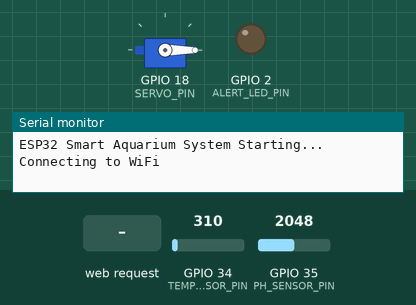
The sketch below on a simulated ESP32. Shown: servo, output pins drawn as LEDs (lit = HIGH), the last lines printed to the serial monitor. The test bench sets the inputs (shaded band); at power-on: GPIO 34 (TEMP_SENSOR_PIN) = 310, GPIO 35 (PH_SENSOR_PIN) = 2048. WiFi joins after 1.5 s; servers stay silent unless stated.

Above: at 0.1 s.
At 2.7 s:
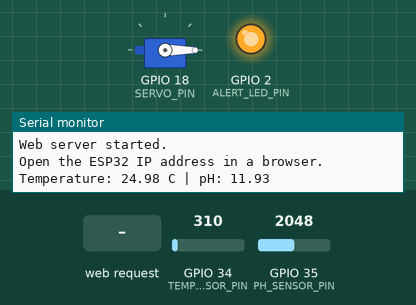
2.8 s: HTTP request GET /feed received
At 5.0 s:
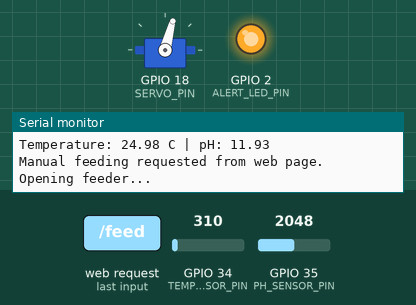
Timing chart, 0 to 7.0 s (numbered marks = the images above; inputs shaded):
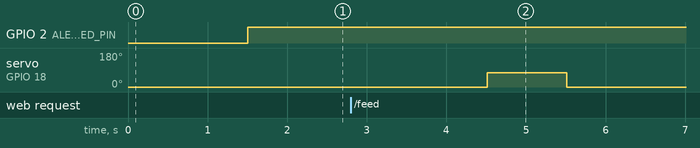

Measured:
- after the input at 2.8 s, servo on GPIO 18 (SERVO_PIN): 0° → 75° after 1.7 s, → 0° 1.0 s later

The sketch:

smart_aquarium_monitoring_system.ino
```cpp
/*
  ESP32 Smart Aquarium Monitoring and Feeding System

  Recreated portfolio version based on an older student project idea.
  Features:
  - Scheduled fish feeding using servo motor
  - Manual feeding using local WiFi webpage
  - Temperature and pH sensor reading using analogue inputs
  - Basic alert LED for unsafe values

  Note:
  pH sensor values must be calibrated with real buffer solutions.
  The formula used here is only a starting point for demonstration.
*/

#include <WiFi.h>
#include <WebServer.h>
#include <ESP32Servo.h>

// -------- WiFi Details --------
// Update before uploading to ESP32
const char* ssid = "YOUR_WIFI_NAME";
const char* password = "YOUR_WIFI_PASSWORD";

// -------- Pin Configuration --------
const int SERVO_PIN = 18;
const int TEMP_SENSOR_PIN = 34;
const int PH_SENSOR_PIN = 35;
const int ALERT_LED_PIN = 2;

// -------- Feeder Settings --------
Servo feederServo;

const int SERVO_CLOSED_ANGLE = 0;
const int SERVO_OPEN_ANGLE = 75;

const unsigned long FEED_INTERVAL_MS = 12UL * 60UL * 60UL * 1000UL; // 12 hours
unsigned long lastFeedTime = 0;

// -------- Sensor Thresholds --------
const float MIN_SAFE_TEMP = 22.0;
const float MAX_SAFE_TEMP = 30.0;

const float MIN_SAFE_PH = 6.5;
const float MAX_SAFE_PH = 8.0;

// -------- pH Calibration Values --------
// These values should be changed after real calibration.
const float PH_SLOPE = -5.70;
const float PH_OFFSET = 21.34;

// -------- Web Server --------
WebServer server(80);

// -------- Function Declarations --------
float readTemperatureC();
float readPH();
void feedFish();
void checkAlerts(float temperatureC, float phValue);
void handleRoot();
void handleFeedNow();

void setup() {
  Serial.begin(115200);

  pinMode(ALERT_LED_PIN, OUTPUT);
  digitalWrite(ALERT_LED_PIN, LOW);

  feederServo.attach(SERVO_PIN);
  feederServo.write(SERVO_CLOSED_ANGLE);

  Serial.println();
  Serial.println("ESP32 Smart Aquarium System Starting...");

  WiFi.begin(ssid, password);
  Serial.print("Connecting to WiFi");

  while (WiFi.status() != WL_CONNECTED) {
    delay(500);
    Serial.print(".");
  }

  Serial.println();
  Serial.println("WiFi connected.");
  Serial.print("ESP32 IP Address: ");
  Serial.println(WiFi.localIP());

  server.on("/", handleRoot);
  server.on("/feed", handleFeedNow);
  server.begin();

  Serial.println("Web server started.");
  Serial.println("Open the ESP32 IP address in a browser.");
}

void loop() {
  server.handleClient();

  float temperatureC = readTemperatureC();
  float phValue = readPH();

  checkAlerts(temperatureC, phValue);

  unsigned long currentTime = millis();

  if (currentTime - lastFeedTime >= FEED_INTERVAL_MS) {
    Serial.println("Scheduled feeding started.");
    feedFish();
    lastFeedTime = currentTime;
  }

  Serial.print("Temperature: ");
  Serial.print(temperatureC);
  Serial.print(" C | pH: ");
  Serial.println(phValue);

  delay(3000);
}

float readTemperatureC() {
  /*
    Example assumes an analogue temperature sensor like LM35.
    LM35 gives 10 mV per degree Celsius.

    ESP32 ADC range: 0 - 4095
    Voltage range: around 0 - 3.3 V
  */

  int rawValue = analogRead(TEMP_SENSOR_PIN);
  float voltage = rawValue * (3.3 / 4095.0);
  float temperatureC = voltage * 100.0;

  return temperatureC;
}

float readPH() {
  /*
    pH sensors need calibration.
    This is a basic conversion for demo/portfolio purposes.

    For a real aquarium:
    - Calibrate using pH 4, pH 7 and pH 10 buffer solutions
    - Update PH_SLOPE and PH_OFFSET
  */

  int rawValue = analogRead(PH_SENSOR_PIN);
  float voltage = rawValue * (3.3 / 4095.0);
  float phValue = PH_SLOPE * voltage + PH_OFFSET;

  return phValue;
}

void feedFish() {
  Serial.println("Opening feeder...");
  feederServo.write(SERVO_OPEN_ANGLE);
  delay(1000);

  Serial.println("Closing feeder...");
  feederServo.write(SERVO_CLOSED_ANGLE);
  delay(500);

  Serial.println("Feeding completed.");
}

void checkAlerts(float temperatureC, float phValue) {
  bool temperatureUnsafe = temperatureC < MIN_SAFE_TEMP || temperatureC > MAX_SAFE_TEMP;
  bool phUnsafe = phValue < MIN_SAFE_PH || phValue > MAX_SAFE_PH;

  if (temperatureUnsafe || phUnsafe) {
    digitalWrite(ALERT_LED_PIN, HIGH);
  } else {
    digitalWrite(ALERT_LED_PIN, LOW);
  }
}

void handleRoot() {
  float temperatureC = readTemperatureC();
  float phValue = readPH();

  String html = "";
  html += "<!DOCTYPE html><html>";
  html += "<head><title>Smart Aquarium</title></head>";
  html += "<body style='font-family: Arial;'>";
  html += "<h2>ESP32 Smart Aquarium Monitoring System</h2>";
  html += "<p><b>Temperature:</b> " + String(temperatureC, 2) + " &deg;C</p>";
  html += "<p><b>pH Value:</b> " + String(phValue, 2) + "</p>";
  html += "<p><b>Safe Temperature Range:</b> " + String(MIN_SAFE_TEMP) + " - " + String(MAX_SAFE_TEMP) + " &deg;C</p>";
  html += "<p><b>Safe pH Range:</b> " + String(MIN_SAFE_PH) + " - " + String(MAX_SAFE_PH) + "</p>";
  html += "<p><a href='/feed'><button style='padding:10px;'>Feed Fish Now</button></a></p>";
  html += "<p>Refresh the page to update readings.</p>";
  html += "</body></html>";

  server.send(200, "text/html", html);
}

void handleFeedNow() {
  Serial.println("Manual feeding requested from web page.");
  feedFish();
  lastFeedTime = millis();

  server.sendHeader("Location", "/");
  server.send(303);
}
```
